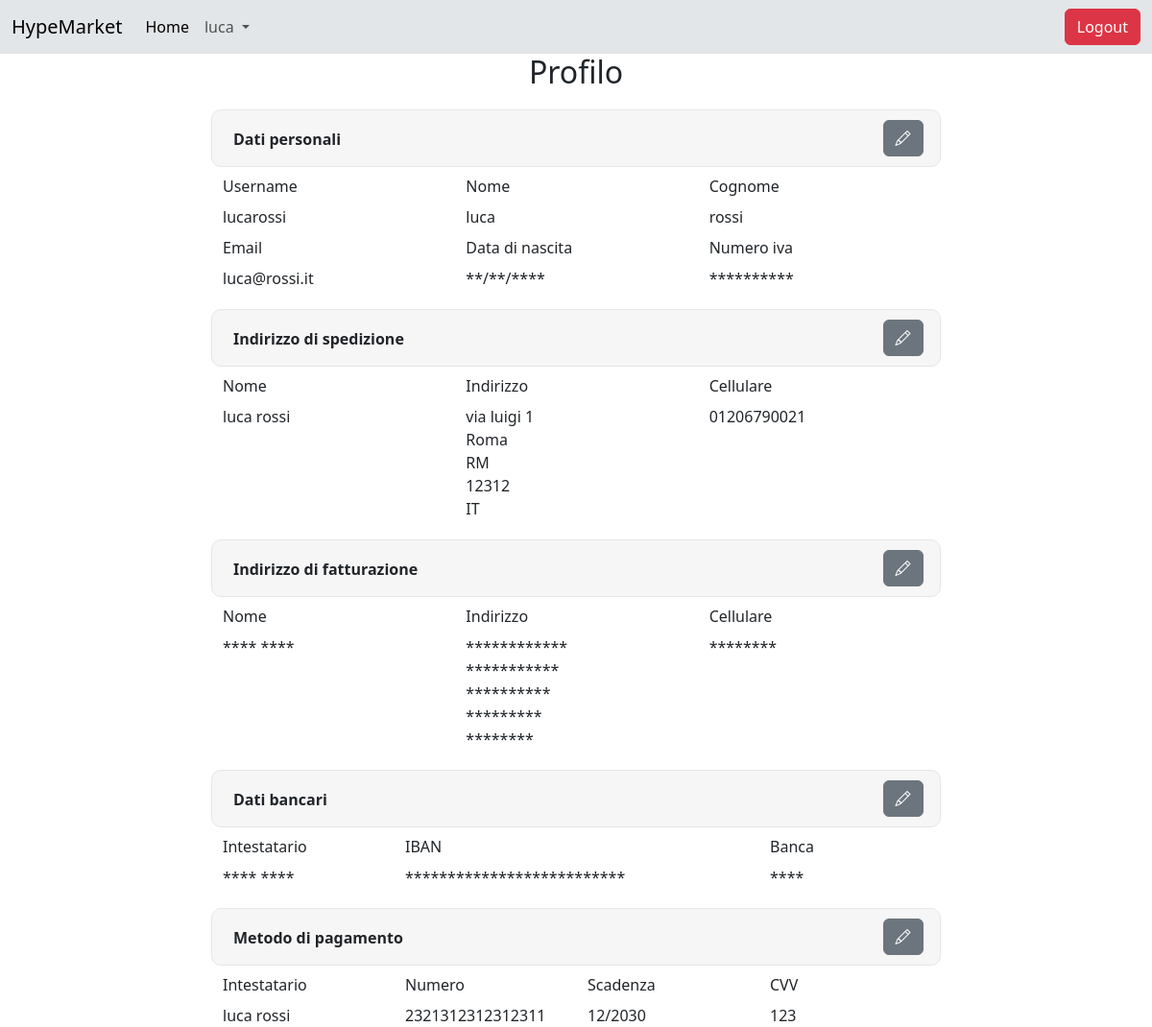
/utente/account (signed in), run on the app's committed database.
### utente/models.py (models this page shows)
class Utente(AbstractUser):
    username=models.CharField(max_length=25,unique=True)
    nome=models.CharField(max_length=25)
    cognome=models.CharField(max_length=25)
    email=models.CharField(max_length=50,unique=True)
    password=models.CharField(max_length=50)
    dataNascita=models.DateField(null=True, blank=True)
    pIva=models.CharField(max_length=11,null=True, blank=True)
    class Meta:
        verbose_name = "Utente"
        verbose_name_plural = "Utenti"

class Indirizzo(models.Model):
    utente=models.ForeignKey(Utente,related_name='indirizzi', on_delete=models.CASCADE)
    nome=models.CharField(max_length=25,default='Uknown')
    cognome=models.CharField(max_length=25,default='Uknown')
    via=models.CharField(max_length=50,default='Uknown')
    citta=models.CharField(max_length=50,default='Uknown')
    cap=models.CharField(max_length=5,default='Uknown')
    provincia=models.CharField(max_length=2,default='Uknown')
    nazione=CountryField()
    telefono=models.CharField(max_length=15,default='Uknown')

class CartaCredito(models.Model):
    utente=models.ForeignKey(Utente,related_name='carte', on_delete=models.CASCADE)
    nome=models.CharField(max_length=25,default='Uknown')
    cognome=models.CharField(max_length=25,default='Uknown')
    numero=models.CharField(max_length=16,default='Uknown')
    scadenzaMese=models.CharField(max_length=2)
    scadenzaAnno=models.CharField(max_length=4)
    cvv=models.CharField(max_length=3,default='Uknown')

### utente/views.py (the view)
# urls.py: path('account', account, name='Account'),
@login_required(login_url='utente:Login')
def account(request):
    templ='utente/account.html'
    ctx={}
    utente = request.user
    indirizzoSpedizione,indirizzoFatturazione,banca,carta=None,None,None,None
    if utente:
        if IndirizzoSpedizione.objects.filter(utente=utente).exists():
            for indirizzo in IndirizzoSpedizione.objects.filter(utente=utente):
                indirizzoSpedizione=indirizzo
        if IndirizzoFatturazione.objects.filter(utente=utente).exists():
            for indirizzo in IndirizzoFatturazione.objects.filter(utente=utente):
                indirizzoFatturazione=indirizzo
        if DatiBancari.objects.filter(utente=utente).exists():
            for banca in DatiBancari.objects.filter(utente=utente):
                banca=banca
        if CartaCredito.objects.filter(utente=utente).exists():
            for carta in CartaCredito.objects.filter(utente=utente):
                carta=carta
        ctx = {
            'utente':utente,
            'indirizzoSpedizione':indirizzoSpedizione,
            'indirizzoFatturazione':indirizzoFatturazione,
            'banca':banca,
            'carta':carta
        }
    return render(request,template_name=templ,context=ctx)

### utente/templates/utente/account.html (shortened to what this page needs)
{% extends 'base.html' %}
{% block head %}
    {% load static %}
    <link rel="stylesheet" href="{% static '/css/account.css' %}">
{% endblock %}
{% block content %}
{{block.super}}
    <div class="container">
        <div class="row">
            <div class='col-md-2'>
            </div>
            <div class='col-md-8'>
                <h2 class='text-center'>Profilo</h2>
                <div class='row paragrafo'>
                    <div class='col-11'>
                        <p>Dati personali</p>
                    </div>
                    <div class='col-1'>
                        <button type="button" class=" btn btn-secondary" onclick="location.href = 'http://localhost:8000/utente/account/modifica-informazioni'"><i class="bi bi-pencil"></i></button>
                    </div>
                </div>
                <div class='row'>
                    <div class='col-4'>
                        <p class='campo'>Username</p>
                        {{ utente.username }}
                    </div>
                    <div class='col-4'>
                        <p class='campo'>Nome</p>
                        {{ utente.nome }}
                    </div>
                    <div class='col-4'>
                        <p class='campo'>Cognome</p>
                        {{ utente.cognome }}
                    </div>
                    <div class='col-4'>
                        <p class='campo'>Email</p>
                        {{ utente.email }}
                    </div>
                    <div class='col-4'>
                        <p class='campo'>Data di nascita</p>
                        {% if  utente.dataNascita %}
                            {{ utente.dataNascita }}
                        {%else%}
                            **/**/****
                        {% endif %}
                    </div>
                    <div class='col-4'>
                        <p class='campo'> Numero iva</p>
                        {% if  utente.pIva %}
                            {{ utente.pIva }}
                        {%else%}
                            **********
                        {% endif %}
                    </div>
                </div>
                <div class='row paragrafo'>
                    <div class='col-11'>
                        <p>Indirizzo di spedizione</p>
                    </div>
                    <div class='col-1'>
                        <button type="button" class=" btn btn-secondary" onclick="location.href = 'http://localhost:8000/utente/account/modifica-indirizzo-spedizione'"><i class="bi bi-pencil"></i></button>
                    </div>
                </div>
                <div class='row'>
                    <div class='col-4'>
                        <p class='campo'>Nome</p>
                        {% if indirizzoSpedizione %}
                            {{ indirizzoSpedizione.nome }} {{ indirizzoSpedizione.cognome }}
                        {%else%}
                            **** ****
                        {% endif %}
                    </div>
                    <div class='col-4'>
                        <p class='campo'>Indirizzo</p>
                        {% if indirizzoSpedizione %}
                            <div>
                                {{ indirizzoSpedizione.via }}<br>
                                {{ indirizzoSpedizione.citta }}<br>
                                {{ indirizzoSpedizione.provincia }}<br>
                                {{ indirizzoSpedizione.cap }}<br>
                                {{ indirizzoSpedizione.nazione }}<br>
                            </div>
                        {%else%}
                            ************ <br>
                            *********** <br>
                            ********** <br>
                            ********* <br>
                            ******** <br>
                        {% endif %}
                    </div>
                    <div class='col-4'>
                        <p class='campo'>Cellulare</p>
                        {% if indirizzoSpedizione %}
                            {{ indirizzoSpedizione.telefono }}
                        {%else%}
                            ********
                        {% endif %}
                    </div>
                </div>
                <div class='row paragrafo'>
                    <div class='col-11'>
                        <p>Indirizzo di fatturazione</p>
                    </div>
                    <div class='col-1'>
                        <button type="button" class=" btn btn-secondary" onclick="location.href = 'http://localhost:8000/utente/account/modifica-indirizzo-fatturazione'"><i class="bi bi-pencil"></i></button>
                    </div>
                </div>
                <div class='row'>
                    <div class='col-4'>
                        <p class='campo'>Nome</p>
                        {% if indirizzoFatturazione %}
                            {{ indirizzoFatturazione.nome }} {{ indirizzoFatturazione.cognome }}
                        {%else%}
                            **** ****
                        {% endif %}
                    </div>
                    <div class='col-4'>
                        <p class='campo'>Indirizzo</p>
                        {% if indirizzoFatturazione %}
                            <div>
                                {{ indirizzoFatturazione.via }}<br>
                                {{ indirizzoFatturazione.citta }}<br>
                                {{ indirizzoFatturazione.provincia }}<br>
                                {{ indirizzoFatturazione.cap }}<br>
                                {{ indirizzoFatturazione.nazione }}<br>
                            </div>
                        {%else%}
                            ************ <br>
                            *********** <br>
                            ********** <br>
                            ********* <br>
                            ******** <br>
                        {% endif %}
                    </div>
                    <div class='col-4'>
                        <p class='campo'>Cellulare</p>
                        {% if indirizzoFatturazione %}
                            {{ indirizzoFatturazione.telefono }}
                        {%else%}
                            ********
                        {% endif %}
                    </div>
                </div>
                <div class='row paragrafo'>
                    <div class='col-11'>
                        <p>Dati bancari</p>
                    </div>
                    <div class='col-1'>
                        <button type="button" class=" btn btn-secondary" onclick="location.href = 'http://localhost:8000/utente/account/modifica-banca'"><i class="bi bi-pencil"></i></button>
                    </div>
                </div>
                <div class='row'>
                    <div class='col-3'>
                        <p class='campo'>Intestatario</p>
                        {% if banca %}
                            {{ banca.nome}} {{ banca.cognome }}
                        {%else%}
                            **** ****
                        {% endif %}
                    </div>
                    <div class='col-6'>
                        <p class='campo'>IBAN</p>
                        {% if banca %}
                            {{ banca.iban }}
                        {%else%}
                            **************************
                        {% endif %}
                    </div>
                    <div class='col-3'>
                        <p class='campo'>Banca</p>
                        {% if banca %}
                            {{ banca.banca }}
                        {%else%}
                            ****
                        {% endif %}
                    </div>
                </div>
                <div class='row paragrafo'>
                    <div class='col-11'>
                        <p>Metodo di pagamento</p>
                    </div>
                    <div class='col-1'>
                        <button type="button" class=" btn btn-secondary" onclick="location.href = 'http://localhost:8000/utente/account/modifica-carta'"><i class="bi bi-pencil"></i></button>
                    </div>
                </div>
                <div class='row'>
                    <div class='col-3'>
                        <p class='campo'> Intestatario</p>
                        {% if carta%}
                            {{ carta.nome}} {{ carta.cognome }}
                        {%else%}
                            **** ****
                        {% endif %}
                    </div>
                    <div class='col-3'>
                        <p class='campo'>Numero</p>
                        {% if carta %}
                            {{ carta.numero }}
                        {%else%}
                            **** **** **** ****
                        {% endif %}
                    </div>
                    <div class='col-3'>
                        <p class='campo'>Scadenza</p>
                        {% if carta %}
                            {{ carta.scadenzaMese }}/{{ carta.scadenzaAnno }}
                        {%else%}
                            ** / **
                        {% endif %}
                    </div>
                    <div class='col-3'>
                        <p class='campo'>CVV</p>
                        {% if carta %}
                            {{ carta.cvv }}
                        {%else%}
                            ***
                        {% endif %}
                    </div>
                </div>
            </div>
            <div class='col-md-2'>
            </div>
        </div>
    </div>
{% endblock %}

### HypeMarket/templates/base.html (shortened to what this page needs)
<!doctype html>
<html lang="en">
  <head>
    {% load static %}
    <link rel="stylesheet" href="https://cdn.jsdelivr.net/npm/sweetalert2@11/dist/sweetalert2.min.css">
    <link rel="stylesheet" href="https://cdn.jsdelivr.net/npm/bootstrap-icons@1.11.3/font/bootstrap-icons.min.css">
    <link href="https://cdn.jsdelivr.net/npm/bootstrap@5.3.3/dist/css/bootstrap.min.css" rel="stylesheet">
    {% block head %}
    {% endblock %}
  </head>
  <body>
    {% block content %}
    <nav class="sfondo navbar navbar-expand-lg h-100">
      <div class="container-fluid" >
        <a class="navbar-brand" href="http://localhost:8000/sneakers/home">HypeMarket</a>
        <div class="collapse navbar-collapse" id="navbarSupportedContent">
          <ul class="navbar-nav me-auto mb-2 mb-lg-0">
            <li class="nav-item">
              <a class="nav-link active" aria-current="page" href="http://localhost:8000/sneakers/home">Home</a>
            </li>
            <li class="nav-item dropdown">
              <a class="nav-link dropdown-toggle" href="#" role="button" data-bs-toggle="dropdown" aria-expanded="false">
                {% if user.is_authenticated %}
                  {{user.nome}}
                {% else %}
                  Utente
                {% endif %}
              </a>
            </li>
          </ul>
          {% if user.is_authenticated %}
            <button class="btn btn-danger" type="submit" onclick="location.href = 'http://localhost:8000/utente/logout'">Logout</button>
          {% else %}
            <button class="btn btn-dark" type="submit" onclick="location.href = 'http://localhost:8000/utente/registrazione'">Registrati</button>
            &nbsp;&nbsp;&nbsp;
            <button class="btn btn-dark" type="submit" onclick="location.href = 'http://localhost:8000/utente/login'">Login</button>
          {%endif%}
        </div>
      </div>
    </nav>
    {% endblock %}
  </body>
</html>

### HypeMarket/static/css/account.css (style rules this page uses)
.paragrafo { background-color: #f6f6f6; padding: 10px; font-weight: 600; border-radius: 10px; border: 1px solid #e6e6e6; height: 60px; margin-top: 20px; }
p { margin-bottom: 0px; line-height: 40px; }
.campo { font-weight: 500; }

### HypeMarket/templates/base.html (style rules this page uses)
.sfondo { background-color: #e3e6e8; }

### data on the page
Utente: nome "luca", username "lucarossi", cognome "rossi", email "luca@rossi.it"
Indirizzo: nome "luca", cognome "rossi", via "via luigi 1", citta "Roma", provincia "RM", cap "12312", nazione "IT", telefono "01206790021"
CartaCredito: nome "luca", cognome "rossi", numero "2321312312312311", scadenzaMese "12", scadenzaAnno "2030", cvv "123"
